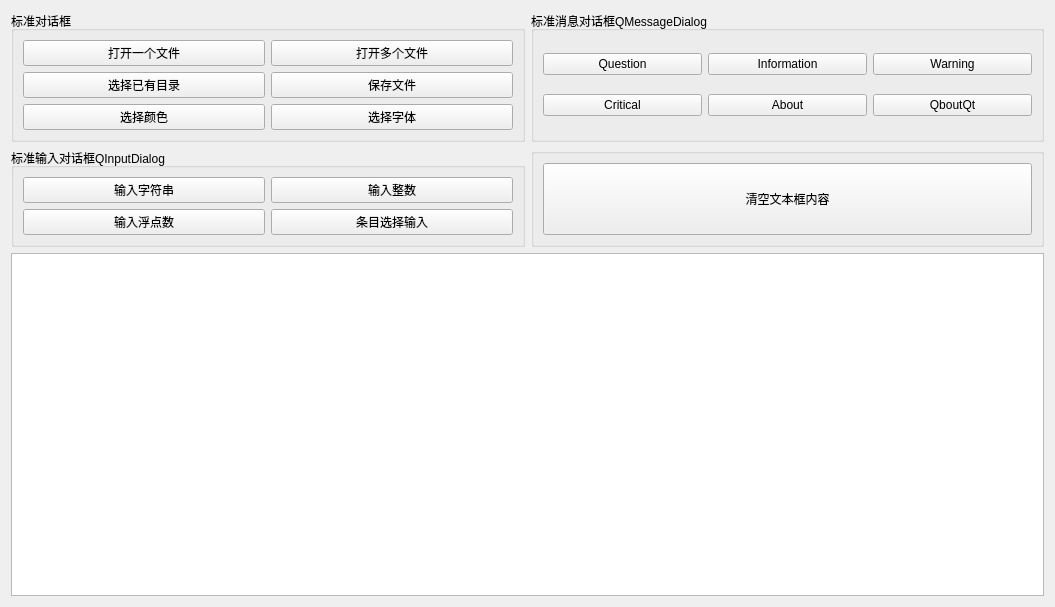
<?xml version="1.0" encoding="UTF-8"?>
<ui version="4.0">
 <class>standard_dialog_window</class>
 <widget class="QWidget" name="standard_dialog_window">
  <property name="geometry">
   <rect>
    <x>0</x>
    <y>0</y>
    <width>1055</width>
    <height>607</height>
   </rect>
  </property>
  <property name="windowTitle">
   <string>standard_dialog_window</string>
  </property>
  <layout class="QGridLayout" name="gridLayout_5">
   <item row="0" column="0">
    <widget class="QGroupBox" name="groupBox">
     <property name="title">
      <string>标准对话框</string>
     </property>
     <layout class="QGridLayout" name="gridLayout">
      <item row="1" column="1">
       <widget class="QPushButton" name="pushButtonFileSave">
        <property name="text">
         <string>保存文件</string>
        </property>
       </widget>
      </item>
      <item row="2" column="1">
       <widget class="QPushButton" name="pushButtonFontSelect">
        <property name="text">
         <string>选择字体</string>
        </property>
       </widget>
      </item>
      <item row="2" column="0">
       <widget class="QPushButton" name="pushButtonColorSelect">
        <property name="text">
         <string>选择颜色</string>
        </property>
       </widget>
      </item>
      <item row="0" column="0">
       <widget class="QPushButton" name="pushButtonFileOpen">
        <property name="text">
         <string>打开一个文件</string>
        </property>
       </widget>
      </item>
      <item row="1" column="0">
       <widget class="QPushButton" name="pushButtonDirSelect">
        <property name="text">
         <string>选择已有目录</string>
        </property>
       </widget>
      </item>
      <item row="0" column="1">
       <widget class="QPushButton" name="pushButtonFileListOpen">
        <property name="text">
         <string>打开多个文件</string>
        </property>
       </widget>
      </item>
     </layout>
    </widget>
   </item>
   <item row="0" column="1">
    <widget class="QGroupBox" name="groupBox_2">
     <property name="title">
      <string>标准消息对话框QMessageDialog</string>
     </property>
     <layout class="QGridLayout" name="gridLayout_2">
      <item row="0" column="0">
       <widget class="QPushButton" name="pushButtonMsgQuestion">
        <property name="text">
         <string>Question</string>
        </property>
       </widget>
      </item>
      <item row="0" column="1">
       <widget class="QPushButton" name="pushButtonMsgInformation">
        <property name="text">
         <string>Information</string>
        </property>
       </widget>
      </item>
      <item row="0" column="2">
       <widget class="QPushButton" name="pushButtonMsgWarning">
        <property name="text">
         <string>Warning</string>
        </property>
       </widget>
      </item>
      <item row="1" column="0">
       <widget class="QPushButton" name="pushButtonMsgCritical">
        <property name="text">
         <string>Critical</string>
        </property>
       </widget>
      </item>
      <item row="1" column="1">
       <widget class="QPushButton" name="pushButtonMsgAbout">
        <property name="text">
         <string>About</string>
        </property>
       </widget>
      </item>
      <item row="1" column="2">
       <widget class="QPushButton" name="pushButtonMsgAboutQt">
        <property name="text">
         <string>QboutQt</string>
        </property>
       </widget>
      </item>
     </layout>
    </widget>
   </item>
   <item row="1" column="0">
    <widget class="QGroupBox" name="groupBox_3">
     <property name="title">
      <string>标准输入对话框QInputDialog</string>
     </property>
     <layout class="QGridLayout" name="gridLayout_3">
      <item row="0" column="0">
       <widget class="QPushButton" name="pushButtonInputString">
        <property name="text">
         <string>输入字符串</string>
        </property>
       </widget>
      </item>
      <item row="0" column="1">
       <widget class="QPushButton" name="pushButtonInputInteger">
        <property name="text">
         <string>输入整数</string>
        </property>
       </widget>
      </item>
      <item row="1" column="0">
       <widget class="QPushButton" name="pushButtonInputFloat">
        <property name="text">
         <string>输入浮点数</string>
        </property>
       </widget>
      </item>
      <item row="1" column="1">
       <widget class="QPushButton" name="pushButtonInputItem">
        <property name="text">
         <string>条目选择输入</string>
        </property>
       </widget>
      </item>
     </layout>
    </widget>
   </item>
   <item row="1" column="1">
    <widget class="QGroupBox" name="groupBox_4">
     <property name="title">
      <string/>
     </property>
     <layout class="QGridLayout" name="gridLayout_4">
      <item row="0" column="0">
       <widget class="QPushButton" name="pushButtonClear">
        <property name="sizePolicy">
         <sizepolicy hsizetype="Preferred" vsizetype="Preferred">
          <horstretch>0</horstretch>
          <verstretch>0</verstretch>
         </sizepolicy>
        </property>
        <property name="text">
         <string>清空文本框内容</string>
        </property>
       </widget>
      </item>
     </layout>
    </widget>
   </item>
   <item row="2" column="0" colspan="2">
    <widget class="QPlainTextEdit" name="plainTextEdit"/>
   </item>
  </layout>
 </widget>
 <resources/>
 <connections>
  <connection>
   <sender>pushButtonClear</sender>
   <signal>clicked()</signal>
   <receiver>plainTextEdit</receiver>
   <slot>clear()</slot>
   <hints>
    <hint type="sourcelabel">
     <x>787</x>
     <y>205</y>
    </hint>
    <hint type="destinationlabel">
     <x>527</x>
     <y>429</y>
    </hint>
   </hints>
  </connection>
 </connections>
</ui>
